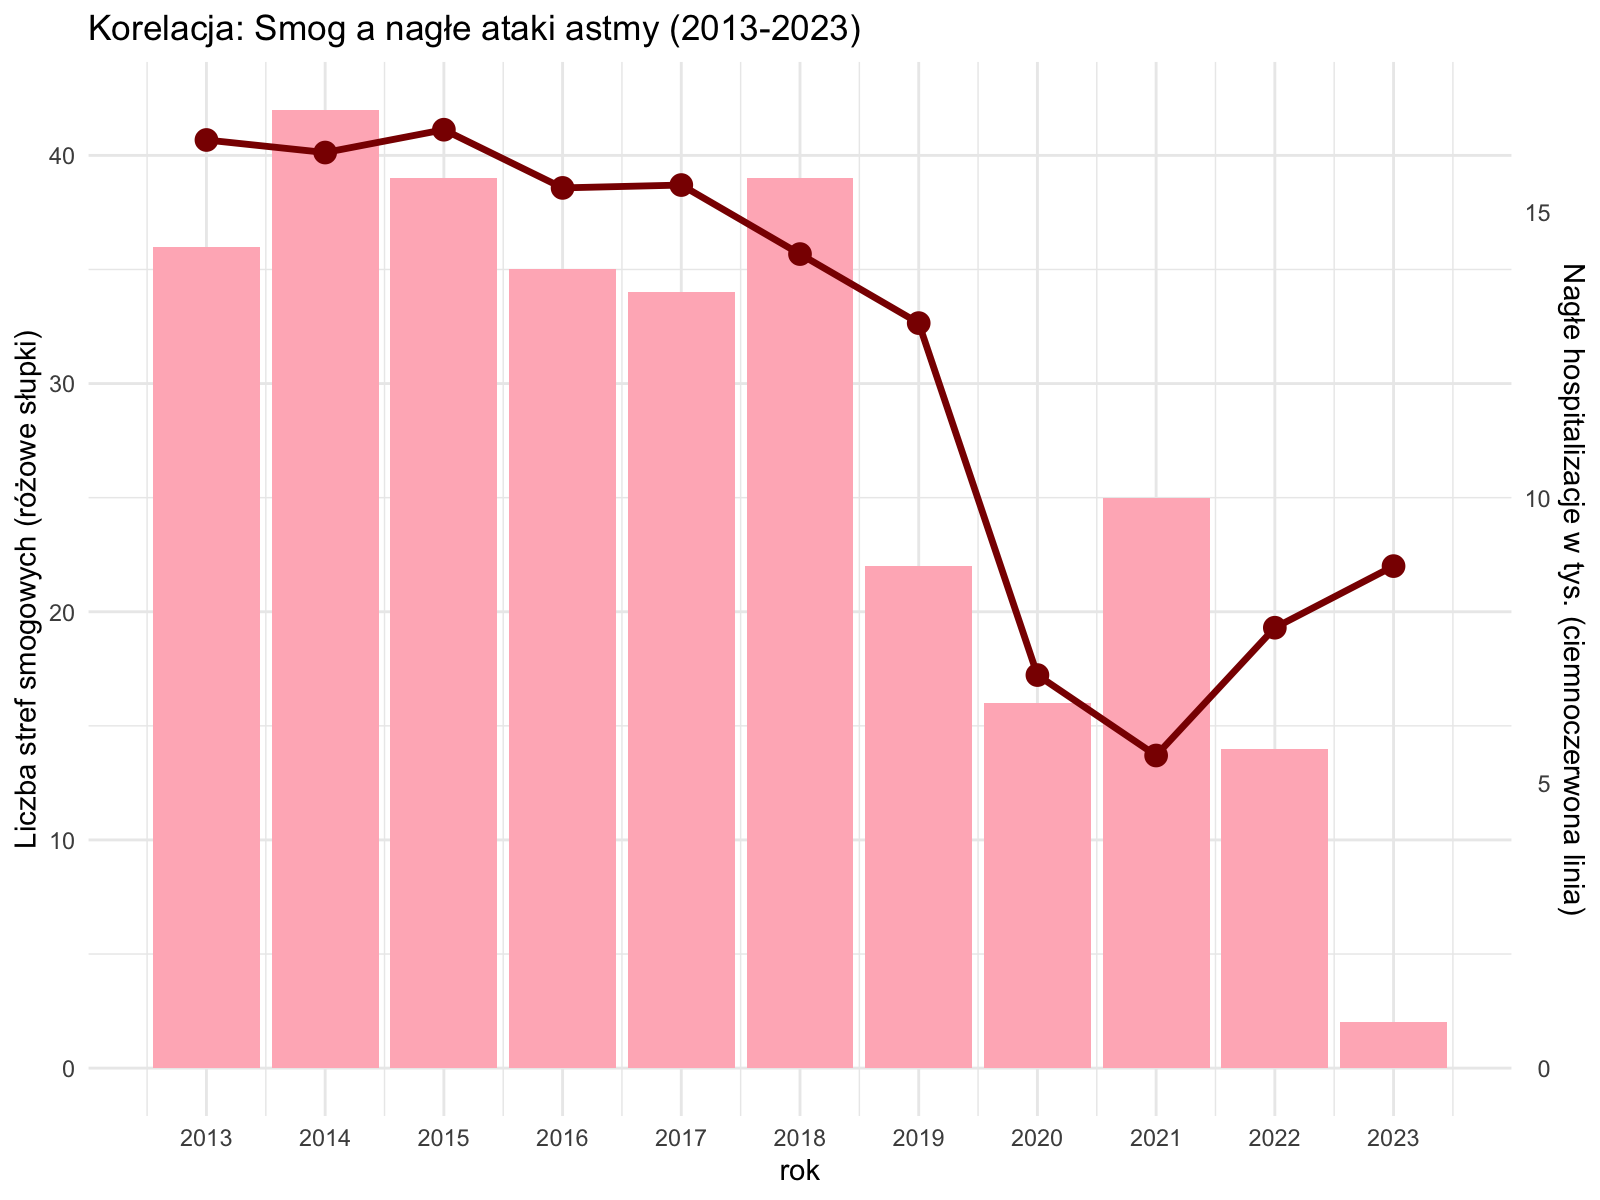

Source code (R):
library(readxl)
library(dplyr)
library(ggplot2)

df_hosp <- read_excel("Astma_aktualizacja_2023.xlsx", sheet = "Tabela 2.5", skip = 2) %>%
  select(rok = 1, nagle = 2) %>%
  mutate(rok = as.numeric(rok)) %>% 
  filter(rok >= 2013 & rok <= 2023) %>%
  mutate(nagle = as.numeric(nagle))

df_smog <- data.frame(
  rok = 2013:2023,
  strefy = c(36, 42, 39, 35, 34, 39, 22, 16, 25, 14, 2)
)

df_wynik <- merge(df_hosp, df_smog, by = "rok")

ggplot(df_wynik, aes(x = rok)) +
  geom_col(aes(y = strefy), fill = "lightpink") +
  geom_line(aes(y = nagle * 2.5), color = "darkred", linewidth = 1.2) +
  geom_point(aes(y = nagle * 2.5), color = "darkred", size = 3.5) +
  scale_x_continuous(breaks = 2013:2023) +
  
  scale_y_continuous(
    name = "Liczba stref smogowych (różowe słupki)",
    sec.axis = sec_axis(~ . / 2.5, name = "Nagłe hospitalizacje w tys. (ciemnoczerwona linia)")
  ) +
  labs(title = "Korelacja: Smog a nagłe ataki astmy (2013-2023)") +
  theme_minimal()
